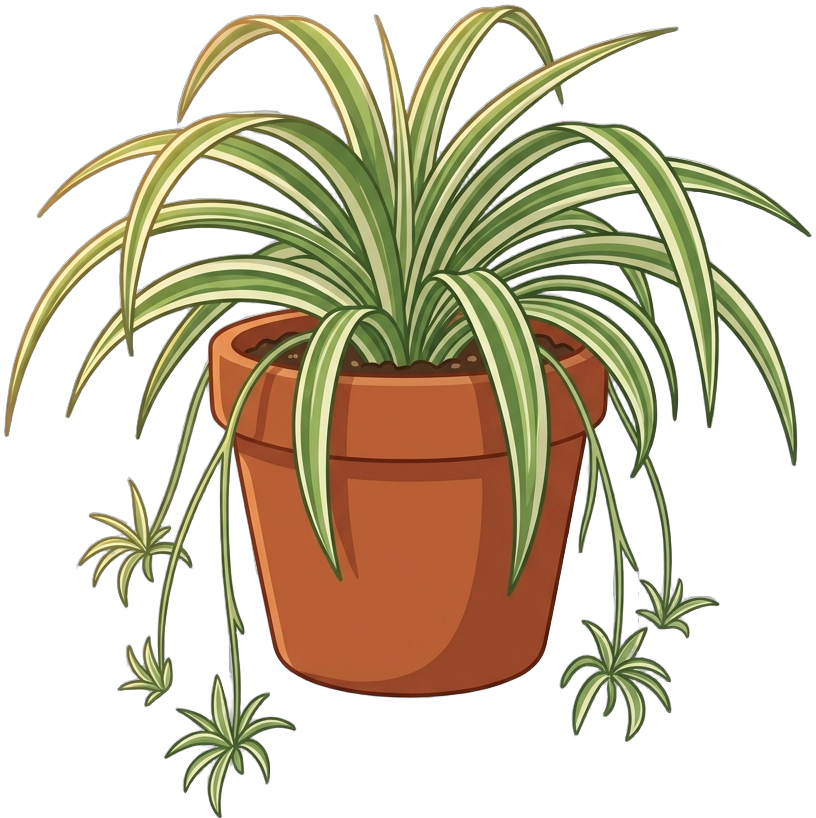
#> input picture assets/illustrations/plants/chlorophytum_comosum_soil.png, 816 x 818 px; its folder holds only this picture in this run
$ python trim_plant_pngs.py
#> lines starting #> are read from the running program, lines starting #| are printed output that depends on the picture; after the words box and inside, x2 and y2 are one past the last pixel; in counts of white or black regions, pixels touching at a corner belong together
from pathlib import Path

from PIL import Image


PLANT_ASSETS = Path(__file__).resolve().parents[1] / "assets" / "illustrations" / "plants"
ALPHA_THRESHOLD = 20
HORIZONTAL_PADDING = 4
TOP_PADDING = 4


def trim_plant_image(path: Path) -> None:
    with Image.open(path) as source:
#> source is the input picture: PIL image 816x818 RGBA; mean R, G, B, A 65.2, 56.2, 34.4, 109.4
        image = source.convert("RGBA")

    alpha_mask = image.getchannel("A").point(
        lambda value: 255 if value > ALPHA_THRESHOLD else 0
    )
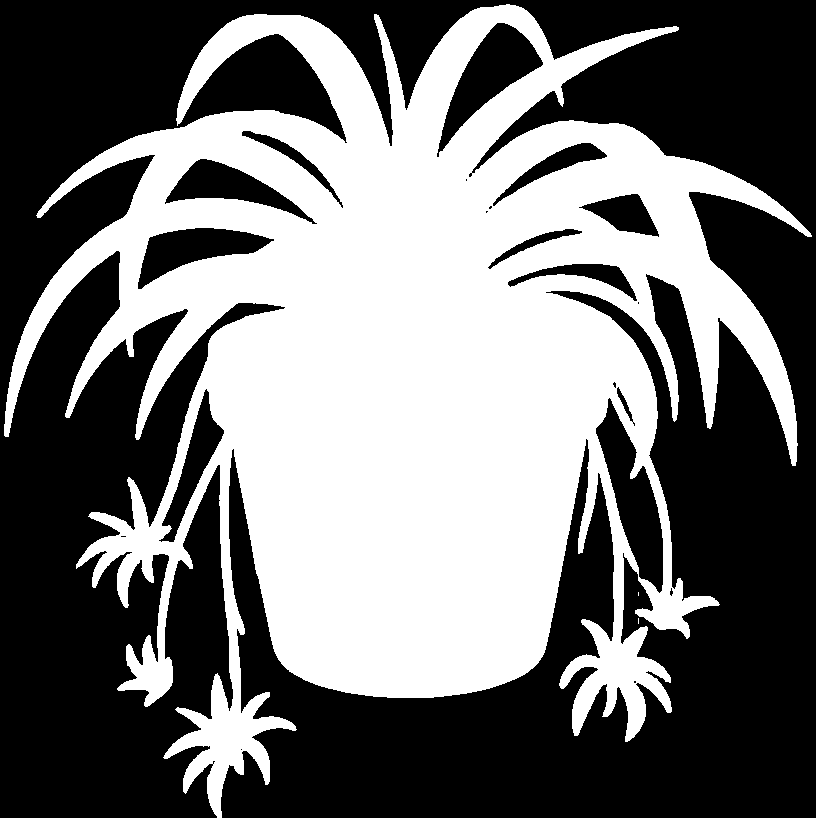
#> alpha_mask: PIL image 816x818 L; 44.2% white; 3 white regions (2 under 20 px), largest, box (x1, y1, x2, y2) and area: (4, 4, 812, 818) 295023
    bounds = alpha_mask.getbbox()
#> bounds = (4, 4, 812, 818)
    if bounds is None:
        raise ValueError(f"No visible plant pixels found in {path}")

    cropped = image.crop(bounds)
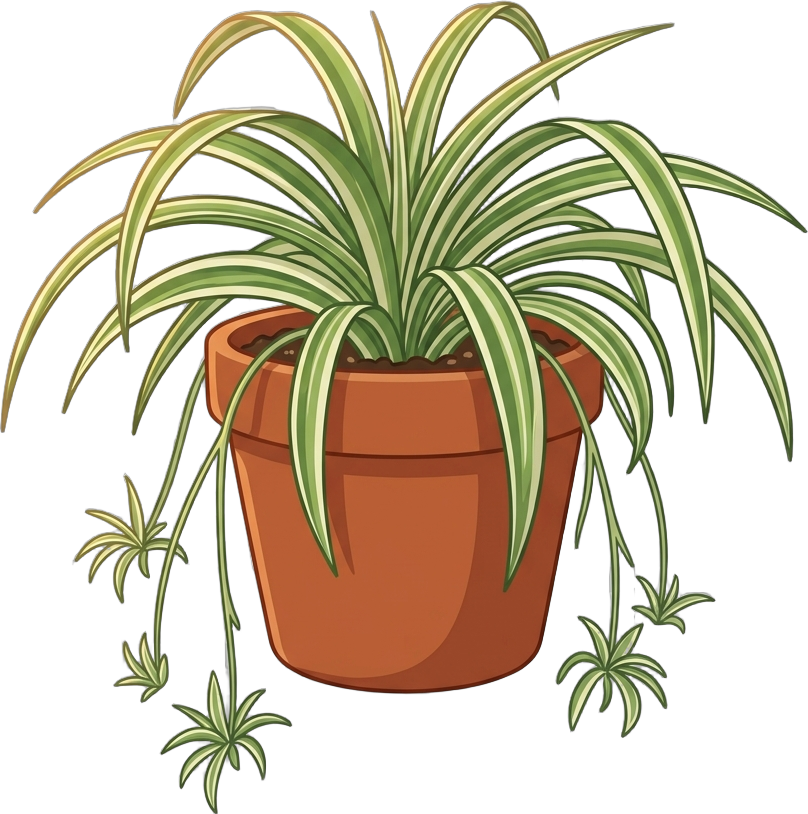
#> cropped: PIL image 808x814 RGBA; mean R, G, B, A 66.1, 57.1, 34.9, 111.1; transparent parts drawn white
    trimmed = Image.new(
        "RGBA",
        (
            cropped.width + HORIZONTAL_PADDING * 2,
            cropped.height + TOP_PADDING,
        ),
    )
#> trimmed: PIL image 816x818 RGBA; every value is 0
    trimmed.alpha_composite(cropped, (HORIZONTAL_PADDING, TOP_PADDING))
    trimmed.save(path, format="PNG")


def main() -> None:
    for path in sorted(PLANT_ASSETS.glob("*.png")):
        trim_plant_image(path)
        with Image.open(path) as image:
            print(f"{path.name}: {image.width}x{image.height}")
#| chlorophytum_comosum_soil.png: 816x818


if __name__ == "__main__":
    main()

$ run again, on assets/illustrations/plants/chlorophytum_comosum_water.png
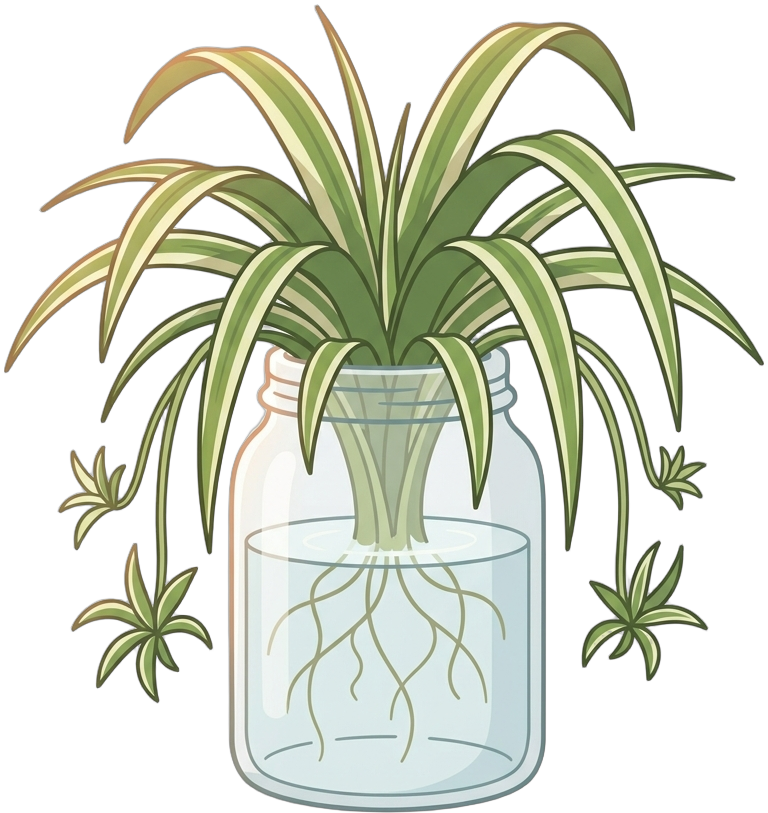
#> input picture assets/illustrations/plants/chlorophytum_comosum_water.png, 768 x 813 px
#> in trim_plant_image, source is the input picture: PIL image 768x813 RGBA; mean R, G, B, A 82.2, 86.4, 71.1, 120.9
#> in trim_plant_image, `alpha_mask = image.getchannel("A").point( lambda value: 255 if value >..`:
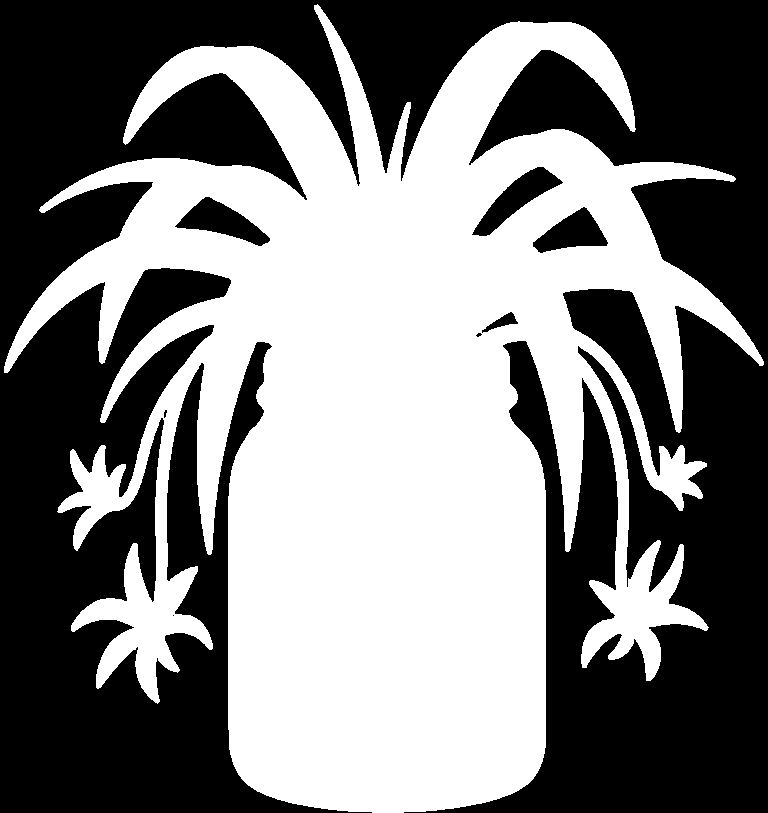
#> alpha_mask: PIL image 768x813 L; 48.5% white; 1 white region, box (x1, y1, x2, y2) and area: (4, 4, 764, 813) 303014
#> bounds = (4, 4, 764, 813)
#> in trim_plant_image, `cropped = image.crop(bounds)`:
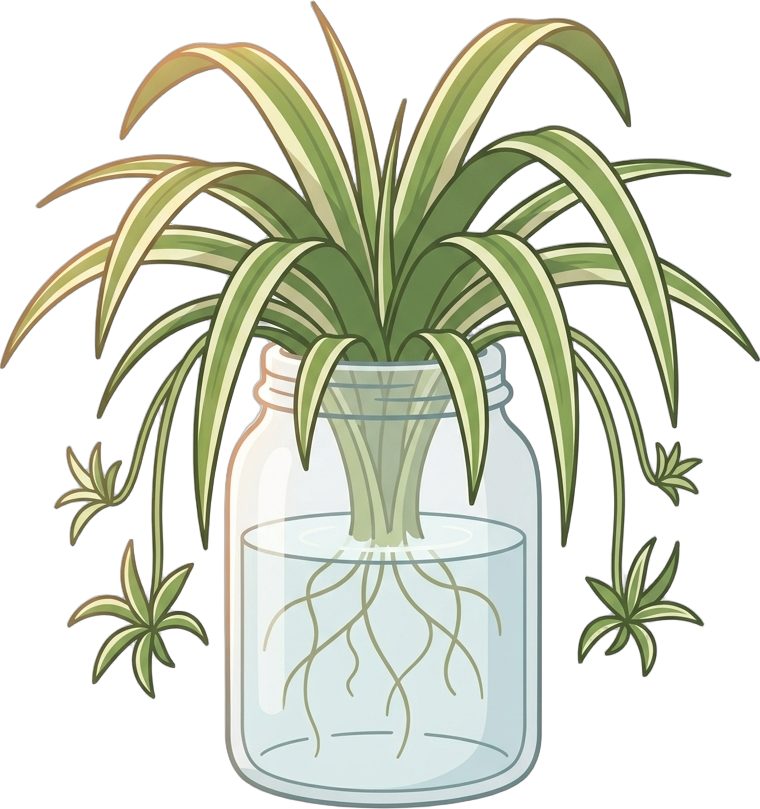
#> cropped: PIL image 760x809 RGBA; mean R, G, B, A 83.5, 87.7, 72.2, 122.8; transparent parts drawn white
#> trimmed: PIL image 768x813 RGBA; every value is 0
#| chlorophytum_comosum_water.png: 768x813

$ run again, on assets/illustrations/plants/epipremnum_aureum_water.png
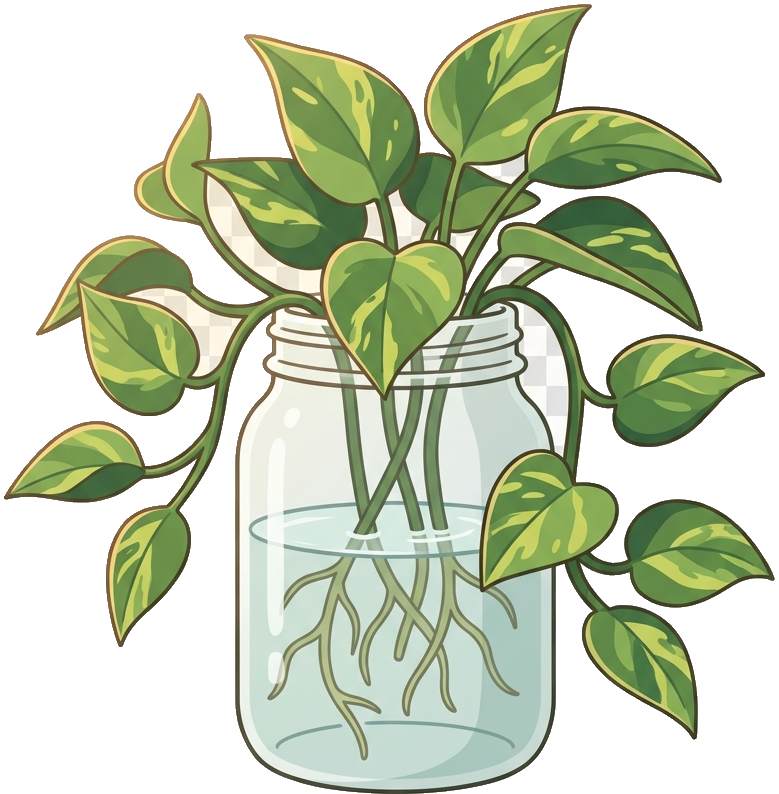
#> input picture assets/illustrations/plants/epipremnum_aureum_water.png, 779 x 794 px
#> in trim_plant_image, source is the input picture: PIL image 779x794 RGBA; mean R, G, B, A 83.4, 92.9, 68.8, 139.4
#> in trim_plant_image, `alpha_mask = image.getchannel("A").point( lambda value: 255 if value >..`:
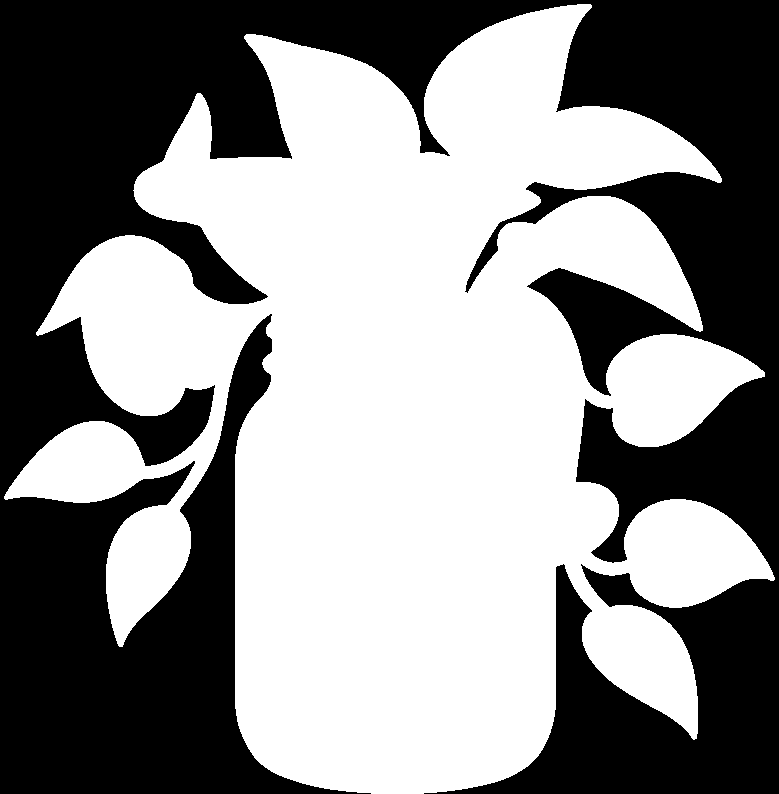
#> alpha_mask: PIL image 779x794 L; 54.7% white; 1 black region, box (x1, y1, x2, y2) and area: (0, 0, 779, 794) 280341
#> bounds = (4, 4, 775, 794)
#> in trim_plant_image, `cropped = image.crop(bounds)`:
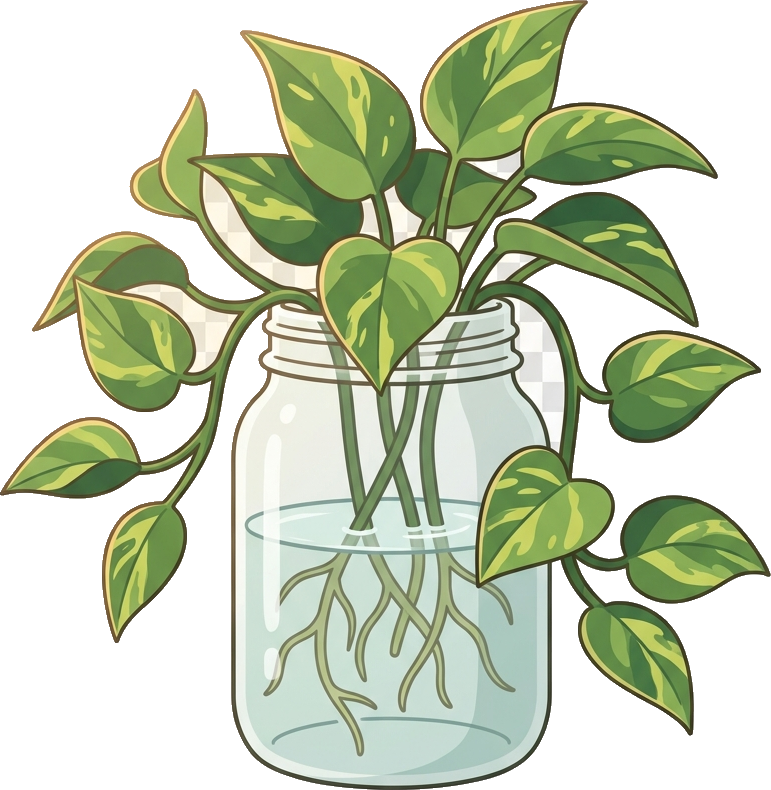
#> cropped: PIL image 771x790 RGBA; mean R, G, B, A 84.6, 94.4, 69.9, 141.6; transparent parts drawn white
#> trimmed: PIL image 779x794 RGBA; every value is 0
#| epipremnum_aureum_water.png: 779x794
